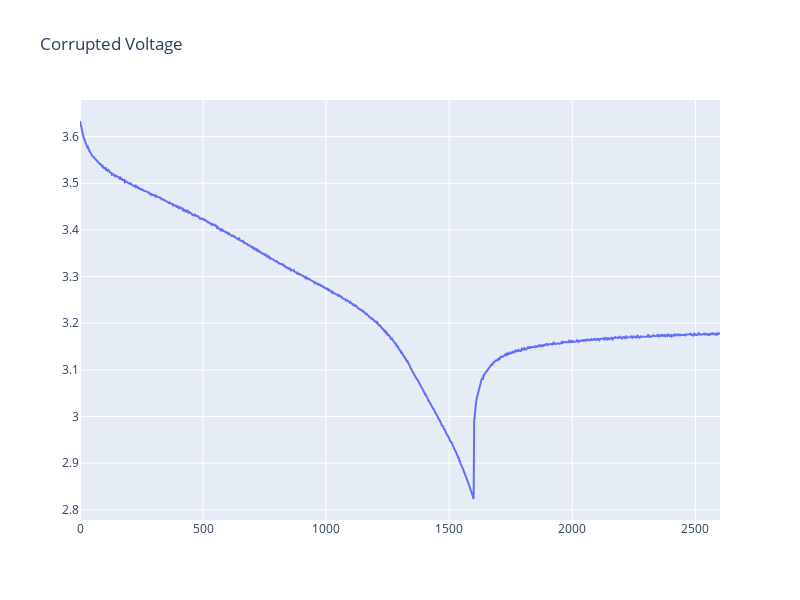

This figure's notebook cell:
### Markdown cell above
### Adding Noise to Voltage Data

To make the parameter estimation more realistic, we add Gaussian noise to the data.

### Code cell
sigma = 0.001
corrupt_values = values["Voltage [V]"].data + np.random.normal(
    0, sigma, len(values["Voltage [V]"].data)
)
go.Figure(
    data=go.Scatter(x=t_eval, y=corrupt_values, mode="lines"),
    layout=go.Layout(title="Corrupted Voltage", width=800, height=600),
)

### Figure 1 — Plotly figure (JSON) as saved in the notebook; plotly's stock layout.template omitted (floating-point values rounded to 4 significant figures; data arrays with more than 128 entries replaced by an {"elided": "..."} marker saying what was removed)
{"data": [{"mode": "lines", "type": "scatter", "x": {"elided": "1300 float values"}, "y": {"elided": "1300 float values"}}], "layout": {"height": 600, "title": {"text": "Corrupted Voltage"}, "width": 800}}
